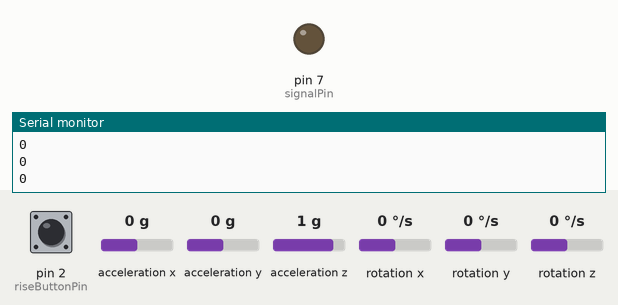
A sketch run on a simulated Arduino Uno, built with avr-gcc and run on an emulated ATmega328P. On the bench: output pins drawn as LEDs (lit = HIGH), the last lines printed to the serial monitor. Inputs (shaded band) come from the test bench; at power-on: acceleration x 0 g, pin 2 (riseButtonPin) HIGH, acceleration y 0 g, acceleration z 1 g, rotation x 0 °/s, rotation y 0 °/s, rotation z 0 °/s.

Above: at 1.2 s.
1.3 s: acceleration x set to -1.4 g
At 1.9 s:
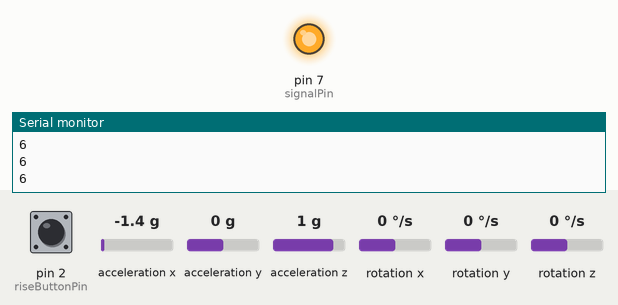
2.8 s: acceleration x set to 0 g
At 4.0 s:
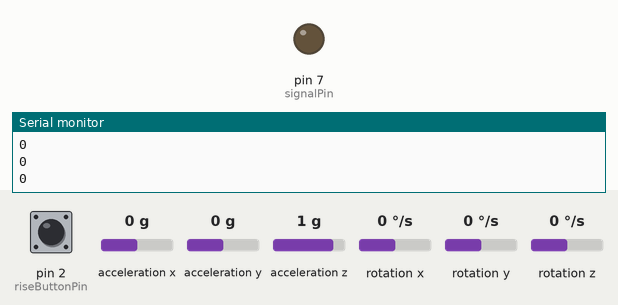
4.3 s: acceleration x set to -0.8 g
At 5.2 s:
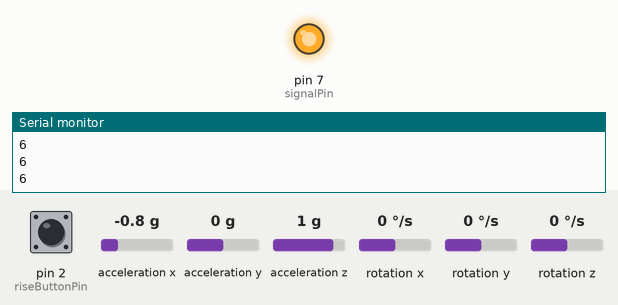
Timing chart, 0 to 7.3 s (numbered marks = the images above; inputs shaded):
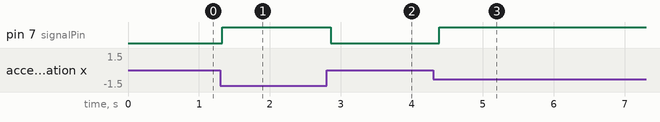

The sketch:

sketch_jul15a01.ino
```cpp
#include <MPU6050.h>

#include <Wire.h>
#include <MPU6050.h>

MPU6050 mpu;

const int riseButtonPin = 2;  // 상승버튼의 연결 핀 번호
const int signalPin = 7;      // MPU6050의 신호 핀으로 사용할 핀 번호

void setup() {
  Serial.begin(9600);

  // MPU6050 초기화
  Wire.begin();
  mpu.initialize();

  // 상승버튼의 핀 설정
  pinMode(riseButtonPin, INPUT);
  digitalWrite(riseButtonPin, HIGH); // 내부 풀업 저항 사용

  // 신호 핀 설정
  pinMode(signalPin, OUTPUT);
  digitalWrite(signalPin, LOW);  // 초기에는 LOW로 설정
}

void loop() {
  // MPU6050에서 가속도 데이터 읽기
  int16_t ax, ay, az;
  mpu.getAcceleration(&ax, &ay, &az);

  // 가속도 데이터를 기반으로 신호 설정
  int signal = 0;

  // 앞, 뒤, 좌, 우 방향 기울기 판별
  if (ay < -5000) {   // 앞으로 많이 기울어짐
    signal = 4;
  } else if (ay > 5000) {  // 뒤로 많이 기울어짐
    signal = 5;
  } else if (ax < -5000) {  // 좌측으로 많이 기울어짐
    signal = 6;
  } else if (ax > 5000) {   // 우측으로 많이 기울어짐
    signal = 7;
  } else if (ay < -1500) {  // 앞으로 조금 기울어짐
    signal = 0;
  } else if (ay > 1500) {   // 뒤로 조금 기울어짐
    signal = 1;
  } else if (ax < -1500) {  // 좌측으로 조금 기울어짐
    signal = 2;
  } else if (ax > 1500) {   // 우측으로 조금 기울어짐
    signal = 3;
  }

  // 상승버튼 감지
  if (digitalRead(riseButtonPin) == LOW) {
    signal = 8;
  }

  // 신호 출력
  Serial.println(signal);
  digitalWrite(signalPin, signal);

  delay(100);  // 필요에 따라 딜레이 조정
}
```

Measured:
- after the input at 1.3 s, pin 7 (signalPin): LOW → HIGH at once
- after the input at 2.8 s, pin 7 (signalPin): HIGH → LOW after 0.06 s
- after the input at 4.3 s, pin 7 (signalPin): LOW → HIGH after 0.09 s
